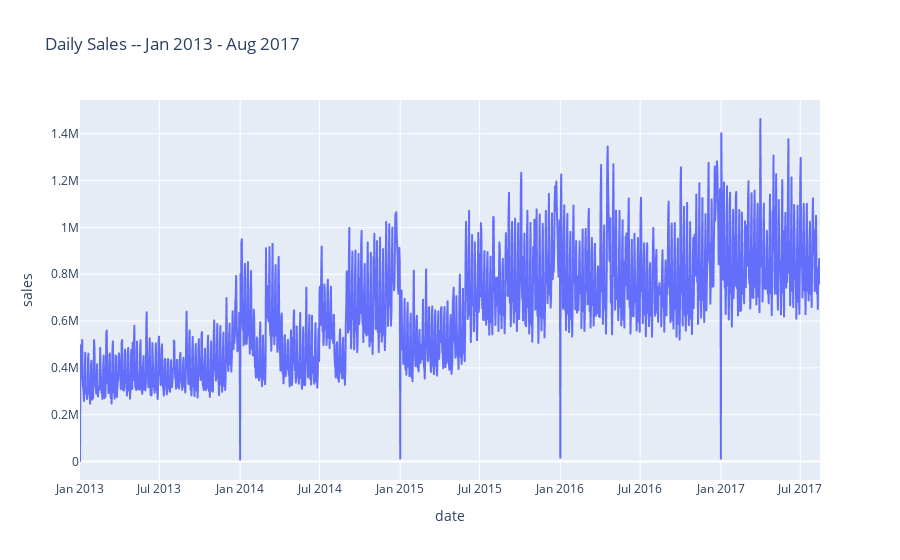

The notebook cell saved with this chart:
### Code cell
daily_sales = train.groupby(["date"]).sales.sum().reset_index()
px.line(daily_sales.sort_values([ "date"]), x='date', y='sales',title = "Daily Sales -- Jan 2013 - Aug 2017" )

### Figure 1 — Plotly figure (JSON) as saved in the notebook; plotly's stock layout.template omitted (floating-point values rounded to 4 significant figures; data arrays with more than 128 entries replaced by an {"elided": "..."} marker saying what was removed)
{"data": [{"hovertemplate": "date=%{x}<br>sales=%{y}<extra></extra>", "legendgroup": "", "line": {"color": "#636efa", "dash": "solid"}, "marker": {"symbol": "circle"}, "mode": "lines", "name": "", "showlegend": false, "type": "scattergl", "x": {"elided": "1684 str values"}, "xaxis": "x", "y": {"elided": "1684 float values"}, "yaxis": "y"}], "layout": {"legend": {"tracegroupgap": 0}, "title": {"text": "Daily Sales -- Jan 2013 - Aug 2017"}, "xaxis": {"anchor": "y", "domain": [0, 1], "title": {"text": "date"}}, "yaxis": {"anchor": "x", "domain": [0, 1], "title": {"text": "sales"}}}}
